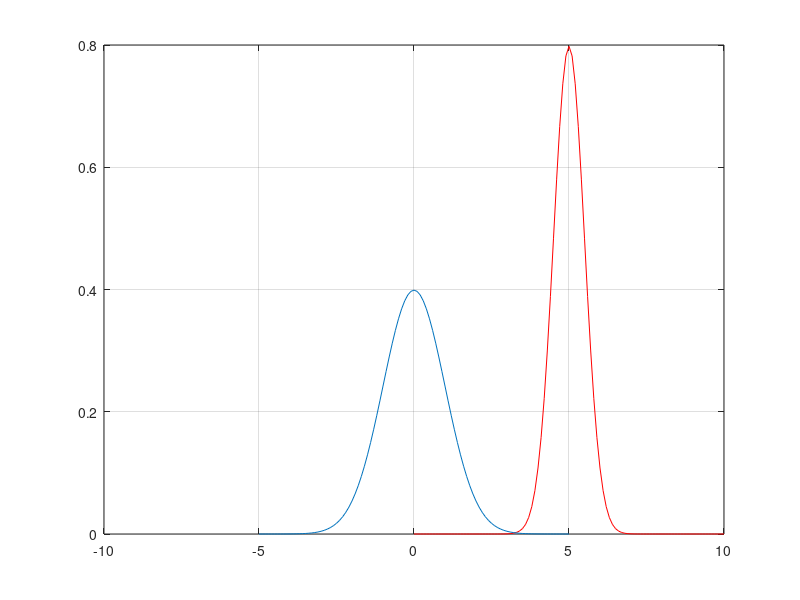
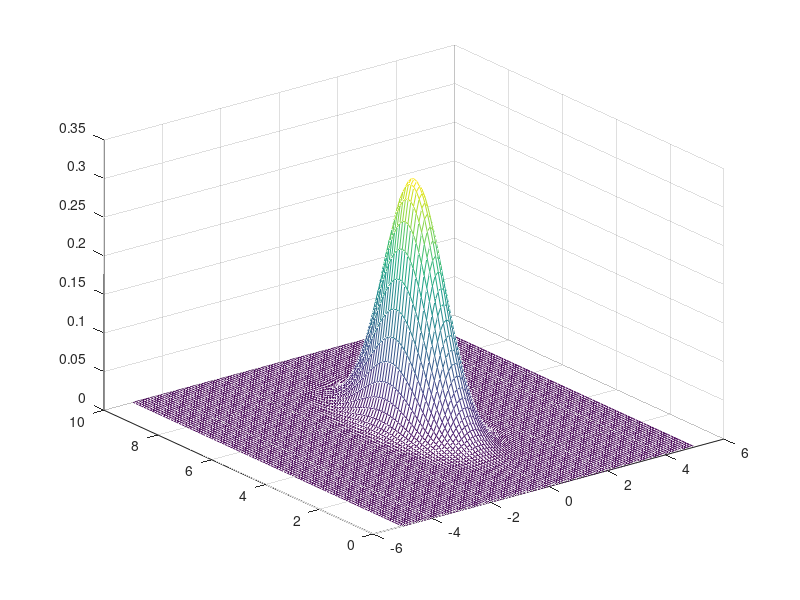

Here is the MATLAB script that generated these plots, in order:
% g(x) Variavel Aleatoria Gaussiana 
% conjunta x = (mi = 0 e sigma = 1) e
% y = (mi = 5 e sigma = 1/2)

clear
x = -5 : 0.1 : 5;
y = 0 : 0.1 : 10;
gx = (1/sqrt(2*pi))*exp(-x.^2/2);
gy = (1/((1/2)*sqrt(2*pi)))*exp(-(y-5).^2/(2*(1/2)^2));
G = gx'*gy;
figure
plot(y,gy, 'r')
hold
plot(x,gx)
grid
figure
mesh(x,y,G)